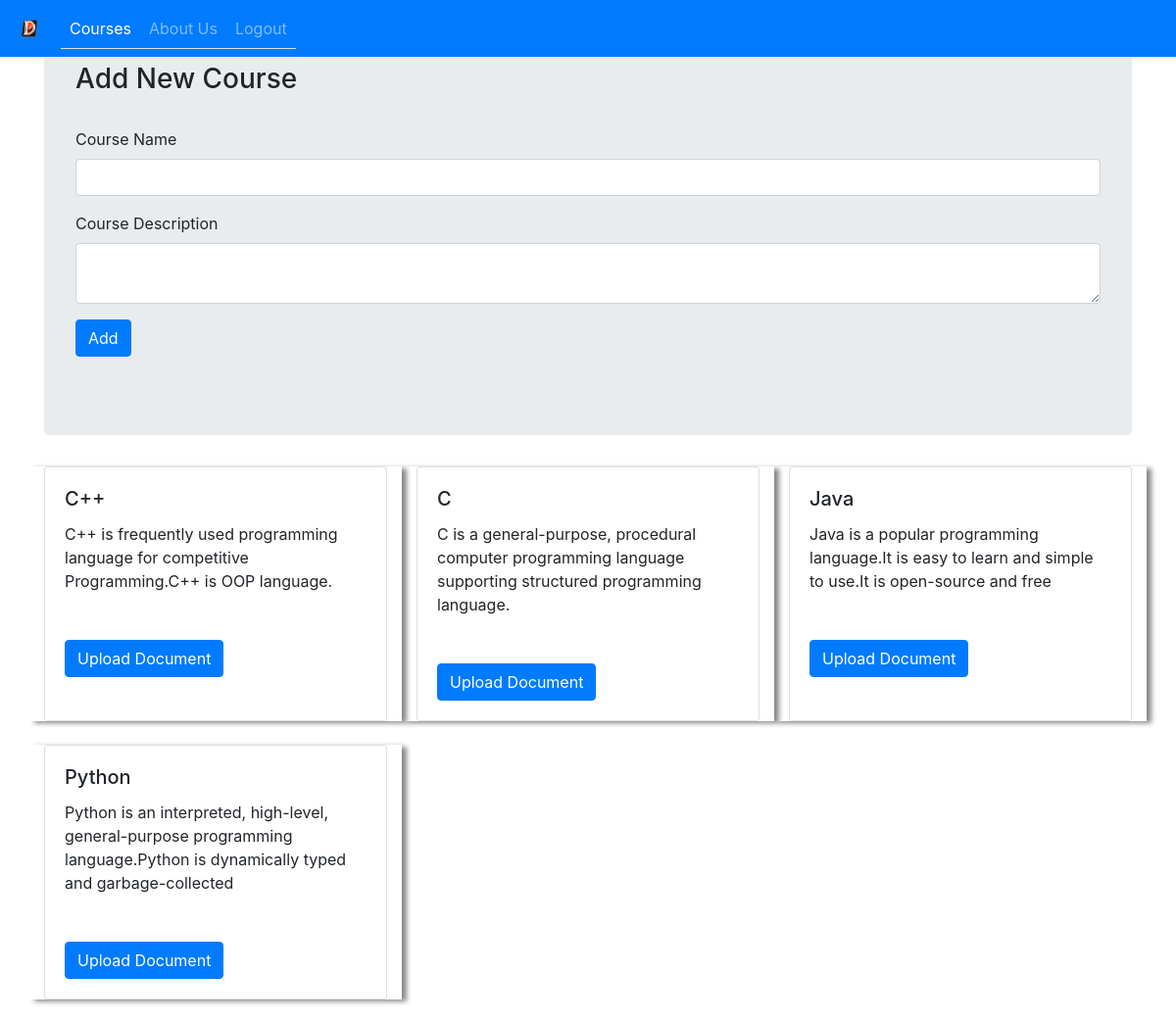
Page /courselist.php (signed in) on the committed database.
### tables this page shows
CREATE TABLE `course` (
  `CourseID` int(30) NOT NULL,
  `CName` varchar(30) DEFAULT NULL,
  `CDescription` varchar(300) DEFAULT NULL
);

### courselist.php (the view, shortened to what this page needs)
<html xmlns="http://www.w3.org/1999/xhtml">
<head>
<link rel="stylesheet" href="https://stackpath.bootstrapcdn.com/bootstrap/4.4.1/css/bootstrap.min.css"
>
<?php
    require_once 'config.php';
?>
</head>
<body>
        <nav class="navbar navbar-expand-lg fixed-top navbar-dark bg-primary">
          <a class="navbar-brand" href="#">
              <img src="images/ddu_logo.png" width="30" height="30" alt="">
          </a>
          <div class="collapse navbar-collapse" id="navbarSupportedContent">
            <ul class="navbar-nav mr-auto nav nav-tabs">
              <li class="nav-item active">
                <a class="nav-link" href="#">Courses <span class="sr-only">(current)</span></a>
              </li>
              <li class="nav-item">
                  <a class="nav-link" href="aboutus.php">About Us</a>
              </li>
              <li class="nav-item">
                  <a class="nav-link" href="logout.php">Logout</a>
              </li>
            </ul>
          </div>
        </nav>
        <div class="container">
            <div class="jumbotron">
                <div id="banner">
            <form action="insertdata.php" method="post" enctype="multipart/form-data">
                <h3>Add New Course</h3><br>
                <div class="form-group">
                  <label for="exampleInputEmail1">Course Name</label>
                  <input type="text" class="form-control"  aria-describedby="emailHelp" name="coursename" required="">
                </div>
                <div class="form-group">
                  <label for="exampleInputPassword1">Course Description</label>
                  <div class="input-group">
                        <textarea class="form-control" aria-label="With textarea" name="coursedescription" required=""></textarea>
                        </div>
                </div>
                <button type="submit" class="btn btn-primary" name="addcourse">Add</button>
        </form>
      </div>
            </div>
        </div>
	<div id="portfolio-wrapper">
		<div id="portfolio" class="container">
    <div class="row row-cols-1 row-cols-md-3">
     <?php
            try
            {
                $dbhandler->setAttribute(PDO::ATTR_ERRMODE,PDO::ERRMODE_EXCEPTION);
                $query=$dbhandler->query('select * from Course');
                while($r=$query->fetch())
                {   ?>
                          <div class="col mb-4" style="box-shadow: 5px 2px 5px #888888;">
                             <div class="card h-100">
                            <div class="card-body">
                              <h5 class="card-title">
                                    <?php
                                    echo $r['CName'], '<br/>';
                                    ?>
                                </h5>
                                <?php echo $r['CDescription'], '<br/>'; ?><br><br>
                                <a href="document_upload.php" class="btn btn-primary">Upload Document</a>
                            </div>
                         </div>
                    </div>
        <?php   }
            }
            catch(PDOException $e)
                {
                    echo $e->getMessage();
                    die();
                }
    ?>
   </div>
</body>
</html>

### rows in the picture
course: CName "C++", CDescription "C++ is frequently used programming language for competitive Programming.C++ is OOP language."
course: CName "C", CDescription "C is a general-purpose, procedural computer programming language supporting structured programming language."
course: CName "Java", CDescription "Java is a popular programming language.It is easy to learn and simple to use.It is open-source and free"
course: CName "Python", CDescription "Python is an interpreted, high-level, general-purpose programming language.Python is dynamically typed and garbage-collected"
